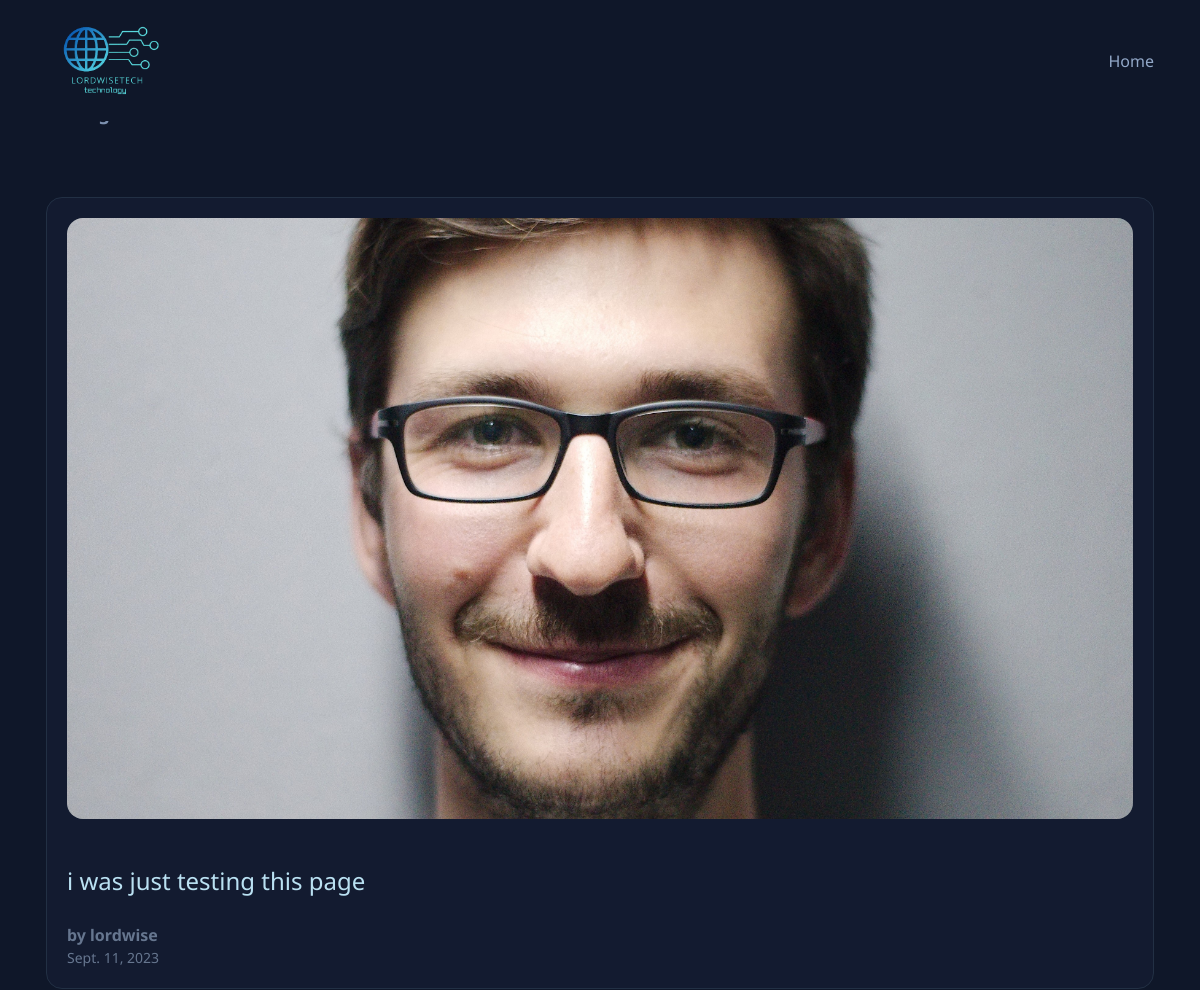
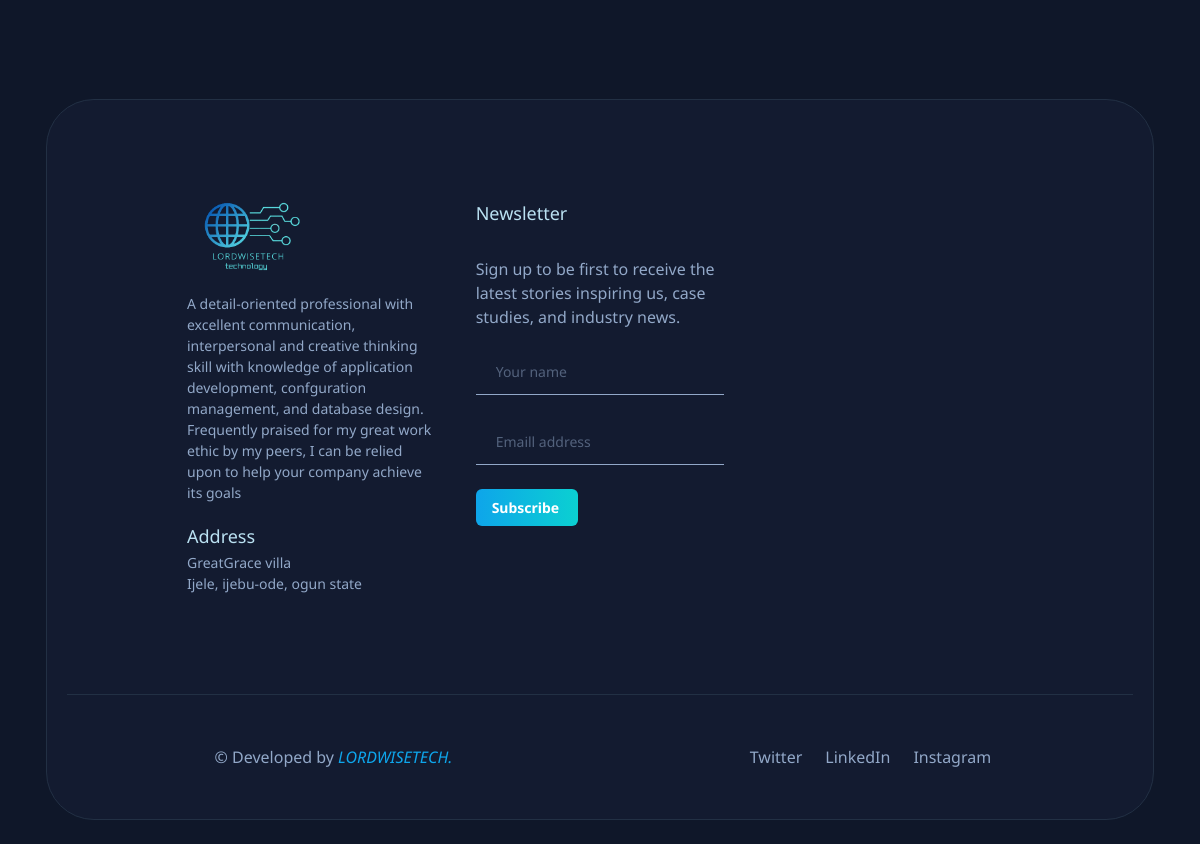
The page /blogpost/25 on the database its author committed (2 pictures, top to bottom).
### main/models.py (models this page shows, shortened)
class images (models.Model):
    logo_img = models.ImageField(null=True, upload_to='images/', blank=True)
    admin_img = models.ImageField(null=True, upload_to='images/', blank=True)

class CreateBlog(models.Model):
    title = models.CharField(max_length=200)
    title_tag = models.CharField(max_length=30)
    author = models.ForeignKey(User, on_delete=models.CASCADE)
    body = models.TextField()
    summary = models.CharField(max_length=200,null=False,blank=False)
    post_date = models.DateField(auto_now_add=True)
    post_img = models.ImageField(null=True, upload_to='images/', blank=True)

### main/views.py (the view)
# urls.py: path('blogpost/<int:pk>',Blogpage.as_view(), name="blogg"),
class Blogpage(DetailView):
    model = CreateBlog
    template_name = "main/template/blog.html"
    context_object_name = "post"
    def get_context_data(self, **kwargs):
        context = super().get_context_data(**kwargs)
        context['images'] = images.objects.all()
        return context

### main/template/blog.html (shortened to what this page needs)
<!DOCTYPE html>
{% load static %}
<html lang="en">
<head>
  <link rel="stylesheet" href="{% static './assets/css/style.css' %}">
</head>
<body id="top">
<header class="header" data-header>
  <div class="container">
    <a href="#" class="logo">
      {% for post in images %}
      <img src="{{ post.logo_img}}" width="119" height="37" alt="LORDWISETECH">
      {% endfor %}
    </a>
    <nav class="navbar" data-navbar>
      <ul class="navbar-list">
        <li>
          <a href="{% url 'home' %}" class="navbar-link hover-1" data-nav-toggler>Home</a>
        </li>
      </ul>
 </nav>
  </div>
</header>
<main>
  <article>
    <section class="section feature" aria-label="feature" id="featured">
      <div class="container">
        <h5 class="section-text">
        <strong> {{ post.title_tag }}</strong>
        </h5>
        <div class="feature-list">
          <div class="card feature-card">
            <figure class="card-banner img-holder" style="--width: 1602; --height: 903;">
              <img src="{{post.post_img.url}}" width="1602" height="903" loading="lazy" alt="Self-observation is the first step of inner unfolding" class="img-cover">
            </figure>
            <div class="card-content">
              <p class="headline headline-3">
                  {{post.body}}
              </p>
              <div class="card-wrapper">
                <div class="profile-card">
                  <div>
                    <p class="card-title">by {{post.author}}</p>
                    <p class="card-subtitle">{{post.post_date}}</p>
                  </div>
                </div>
              </div>
            </div>
          </div>
        </div>
      </div>
    </section>
  </article>
</main>
<footer>
  <div class="container">
    <div class="card footer">
      <div class="section footer-top">
        <div class="footer-brand">
          <a href="#" class="logo">
            {% for post in images %}
            <img src="{{post.logo_img}}" width="119" height="37" loading="lazy" alt="Wren logo">
            {% endfor %}
          </a>
          <p class="footer-text">
                 A detail-oriented professional with excellent communication, interpersonal and
      creative thinking skill with knowledge of application development, confguration management, and database design.
      Frequently praised for my great work ethic by my peers, I can be relied upon to help your company achieve its goals
          </p>
          <p class="footer-list-title">Address</p>
          <address class="footer-text address">
            GreatGrace villa  <br>
            Ijele, ijebu-ode, ogun state
          </address>
        </div>
        <div class="footer-lis">
          <p class="footer-list-title">Newsletter</p>
          <p class="footer-text">
            Sign up to be first to receive the latest stories inspiring us, case studies, and industry news.
          </p>
          <div class="input-wrapper">
            <input type="text" name="name" placeholder="Your name" required class="input-field" autocomplete="off">
          </div>
          <div class="input-wrapper">
            <input type="email" name="email_address" placeholder="Emaill address" required class="input-field"
                   autocomplete="off">
          </div>
          <a href="#" class="btn btn-primary">
            <span class="span">Subscribe</span>
          </a>
        </div>
      </div>
      <div class="footer-bottom">
        <p class="copyright">
          &copy; Developed by <a href="#" class="copyright-link">LORDWISETECH.</a>
        </p>
        <ul class="social-list">
          <li>
            <a href="#" class="social-link">
              <span class="span">Twitter</span>
            </a>
          </li>
          <li>
            <a href="#" class="social-link">
              <span class="span">LinkedIn</span>
            </a>
          </li>
          <li>
            <a href="#" class="social-link">
              <span class="span">Instagram</span>
            </a>
          </li>
        </ul>
      </div>
    </div>
  </div>
</footer>
</body>
</html>

### rows shown on the page
images: logo_img (picture)
CreateBlog: post_img (placeholder picture), body "i was just testing this page", author "lordwise", post_date "Sept. 11, 2023"
